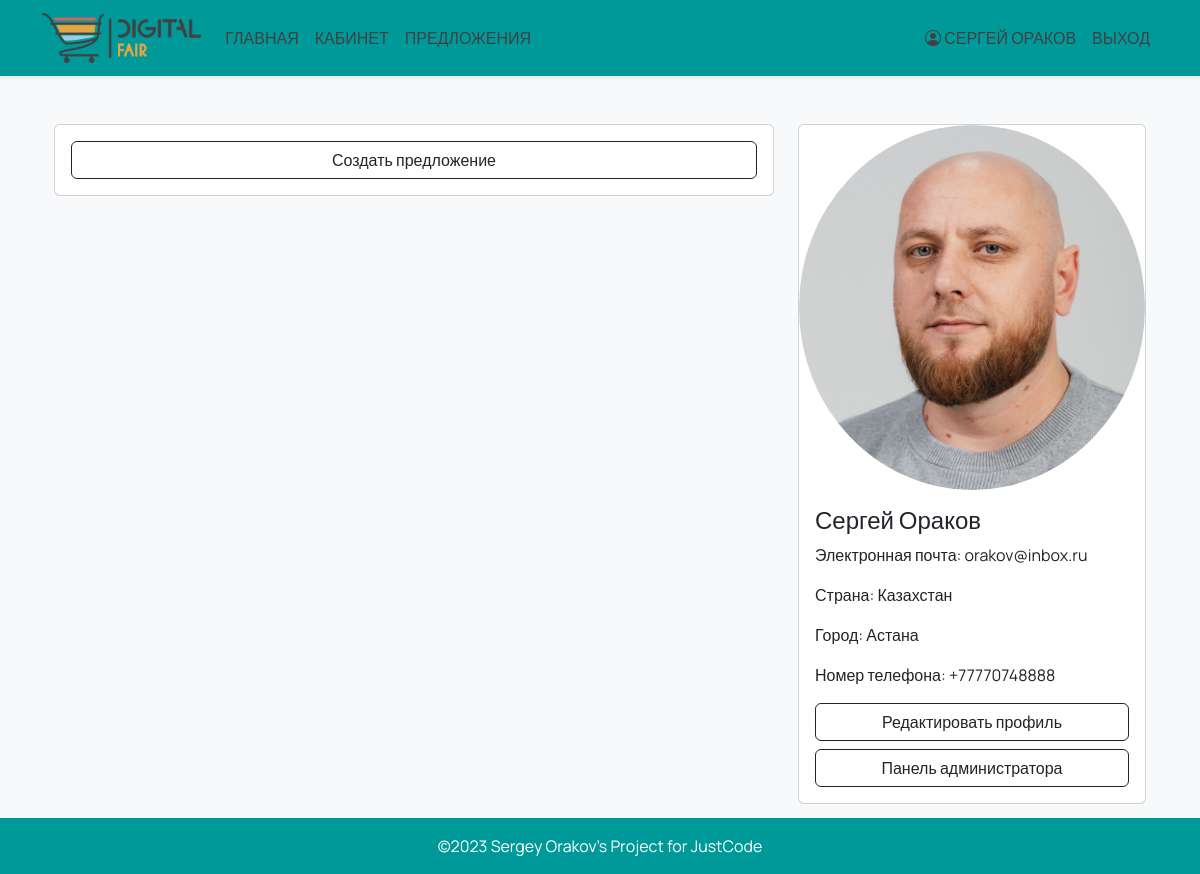
The app's page /offers_buy/4 (signed in) with its own data.
### main/models.py (models this page shows, shortened)
class CustomUser(AbstractBaseUser, PermissionsMixin):
    iin = models.CharField(max_length=12, unique=True)
    first_name = models.CharField(max_length=64)
    last_name = models.CharField(max_length=64)
    email = models.EmailField(max_length=128)
    country = models.CharField(max_length=64)
    city = models.CharField(max_length=64)
    street = models.CharField(max_length=64)
    home_number = models.CharField(max_length=64)
    phone_regex = RegexValidator(
        regex=r'^\+?1?\d{11}$',
        message='Номер телефона должен быть в международном формате: +77011234567'
    )
    phone = models.CharField(validators=[phone_regex], max_length=12)
    avatar = models.ImageField(upload_to='profile_photo', default='img/default_avatar.jpg')
    is_active = models.BooleanField(default=True)
    is_staff = models.BooleanField(default=False)
    date_joined = models.DateTimeField(default=timezone.now)
    class Meta:
        verbose_name = 'Пользователь'
        verbose_name_plural = 'Пользователи'
    USERNAME_FIELD = 'iin'
    REQUIRED_FIELDS = []
    objects = CustomUserManager()

### main/views.py (the view)
# urls.py: path('offers_buy/<int:offer_id>', offerBuyView, name='offers_buy_url'),
def offerBuyView(request, offer_id):
    offer_sale = get_object_or_404(OfferSale, pk=offer_id)
    offers_buy = OfferBuy.objects.filter(sale=offer_sale).filter(in_active=True).order_by('-datetime')
    return render(request, 'offers_buy.html', {'offers_buy': offers_buy})

### main/context_processors.py (called while the page is built)
def current_year(request):
    return {'current_year': datetime.datetime.now().year}

### templates/offers_buy.html (shortened to what this page needs)
{% extends 'base.html' %}
{% load static %}
{% block content %}
<div class="container mt-5">
    <div class="row">
        <div class="col-md-8">
            <div class="card">
                <div class="card-body">
                    <div class="d-grid gap-2">
                        <a href="{% url 'offer_create_url' %}" class="btn btn-outline-dark">Создать предложение</a>
                    </div>
                </div>
            </div>
        </div>
        <div class="col-md-4">
            <div class="card">
                <img src="{{ user.avatar.url }}" class="card-img-top rounded-circle" alt="Avatar">
                <div class="card-body">
                    <h4 class="card-title">{{ user.first_name }} {{ user.last_name }}</h4>
                    <p class="card-text">Электронная почта: {{ user.email }}</p>
                    <p class="card-text">Страна: {{ user.country }}</p>
                    <p class="card-text">Город: {{ user.city }}</p>
                    <p class="card-text">Номер телефона: {{ user.phone }}</p>
                        <div class="d-grid gap-2">
                            <a href="{% url 'edit_profile_url' %}" class="btn btn-outline-dark">Редактировать профиль</a>
                            {% if user.is_superuser %}
                            <a href="{% url 'admin:index' %}" class="btn btn-outline-dark">Панель администратора</a>
                            {% endif %}
                    </div>
                </div>
            </div>
        </div>
    </div>
</div>
{% endblock %}

### templates/base.html (shortened to what this page needs)
{% load static %}
<!DOCTYPE html>
<html lang="en">
<head>
    <link rel="stylesheet" href="https://cdn.jsdelivr.net/npm/bootstrap@5.3.0/dist/css/bootstrap.min.css">
    <link rel="stylesheet" href="https://cdn.jsdelivr.net/npm/bootstrap-icons@1.10.5/font/bootstrap-icons.css">
</head>
<body>
    <nav class="navbar navbar-expand-lg navbar-dark shadow-sm sticky-top" style="background-color: #009999;">
        <div class="container">
            <a class="navbar-brand" href="{% url 'home_url' %}">
                <img src="{% static 'img/logo.png' %}" alt="Logo" height="50" class="d-inline-block align-text-center">
            </a>
            <div class="collapse navbar-collapse" id="navbarNav">
                <ul class="navbar-nav ml-auto">
                    <li class="nav-item">
                        <a class="nav-link" href="{% url 'home_url' %}">Главная</a>
                    </li>
                    <li class="nav-item">
                        <a class="nav-link" href="{% url 'cabinet_url' %}">Кабинет</a>
                    </li>
                    <li class="nav-item">
                        <a class="nav-link" href="{% url 'offers_url' %}">Предложения</a>
                    </li>
                </ul>
            </div>
            <div class="collapse navbar-collapse justify-content-end" id="navbarNav">
                {% if user.is_authenticated %}
                <ul class ="navbar-nav">
                    <li class="nav-item my-auto">
                        <a class="nav-link " href="{% url 'cabinet_url' %}"><i class="bi bi-person-circle"></i> {{ user.first_name }} {{ user.last_name }}</a>
                    </li>
                    <li class="nav-item">
                        <a class="nav-link" href="{% url 'logout_url' %}">Выход</a>
                    </li>
                </ul>
                {% endif %}
            </div>
        </div>
    </nav>
    <div class="container mt-5">
        {% block content %}
        {% endblock content %}
    </div>
    <footer class="text-white py-3 fixed-bottom" style="background-color: #009999;">
        <div class="container text-center">
            &copy;<span>{{ current_year }}</span> Sergey Orakov's Project for JustCode
        </div>
    </footer>
</html>

### templates/base.html (style rules this page uses)
body { background-color: #f8f9fa; font-family: 'Manrope', sans-serif; margin-bottom: 70px; }
.nav-link { color: #434043; font-size: 16px; text-transform: uppercase; }

### records on screen
CustomUser: first_name "СЕРГЕЙ", last_name "ОРАКОВ", avatar (picture), first_name "Сергей", last_name "Ораков", email "orakov@inbox.ru", country "Казахстан", city "Астана", phone "+77770748888"
